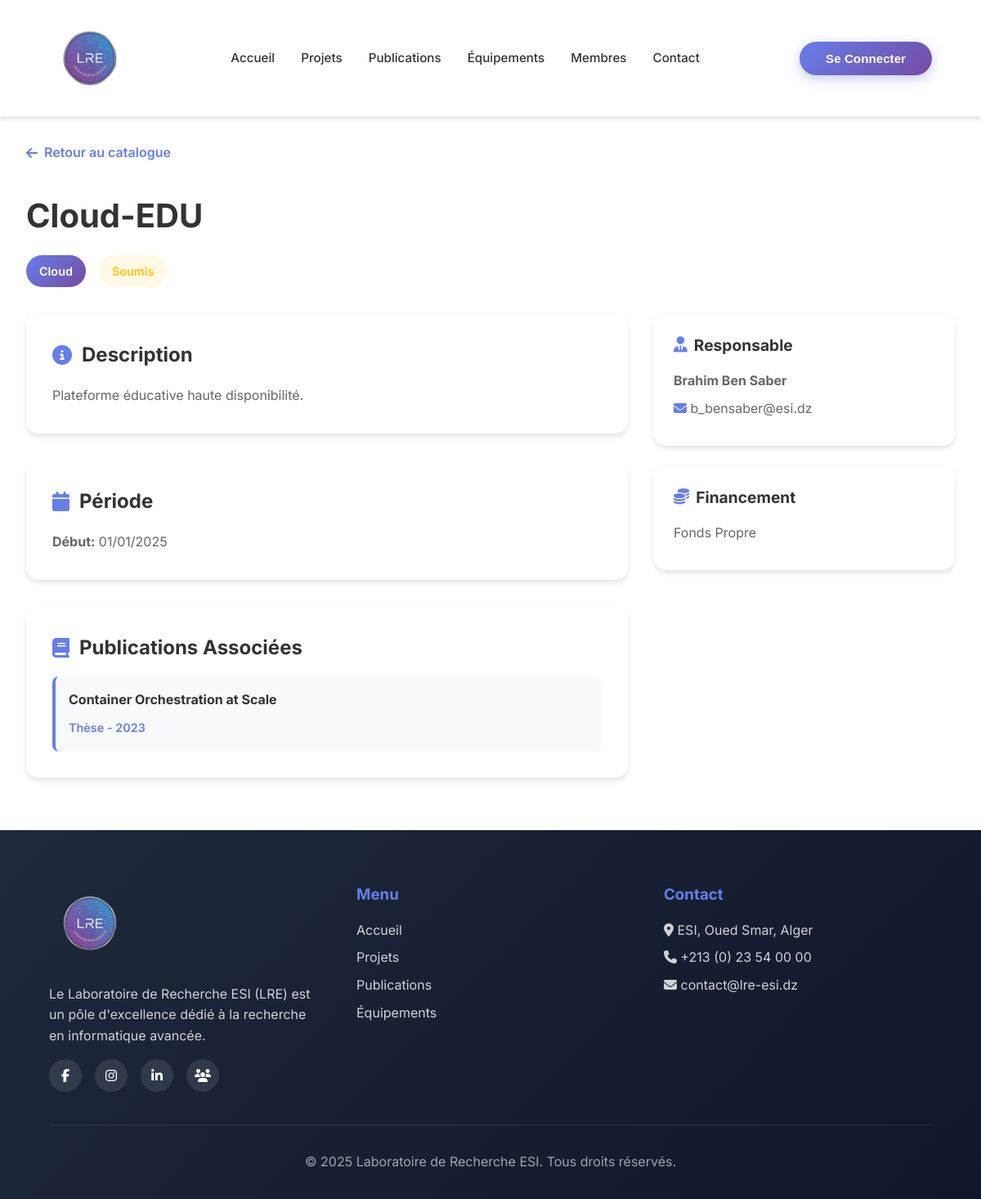
The page /index.php?router=projet-details&id=3 on the database as committed earlier.
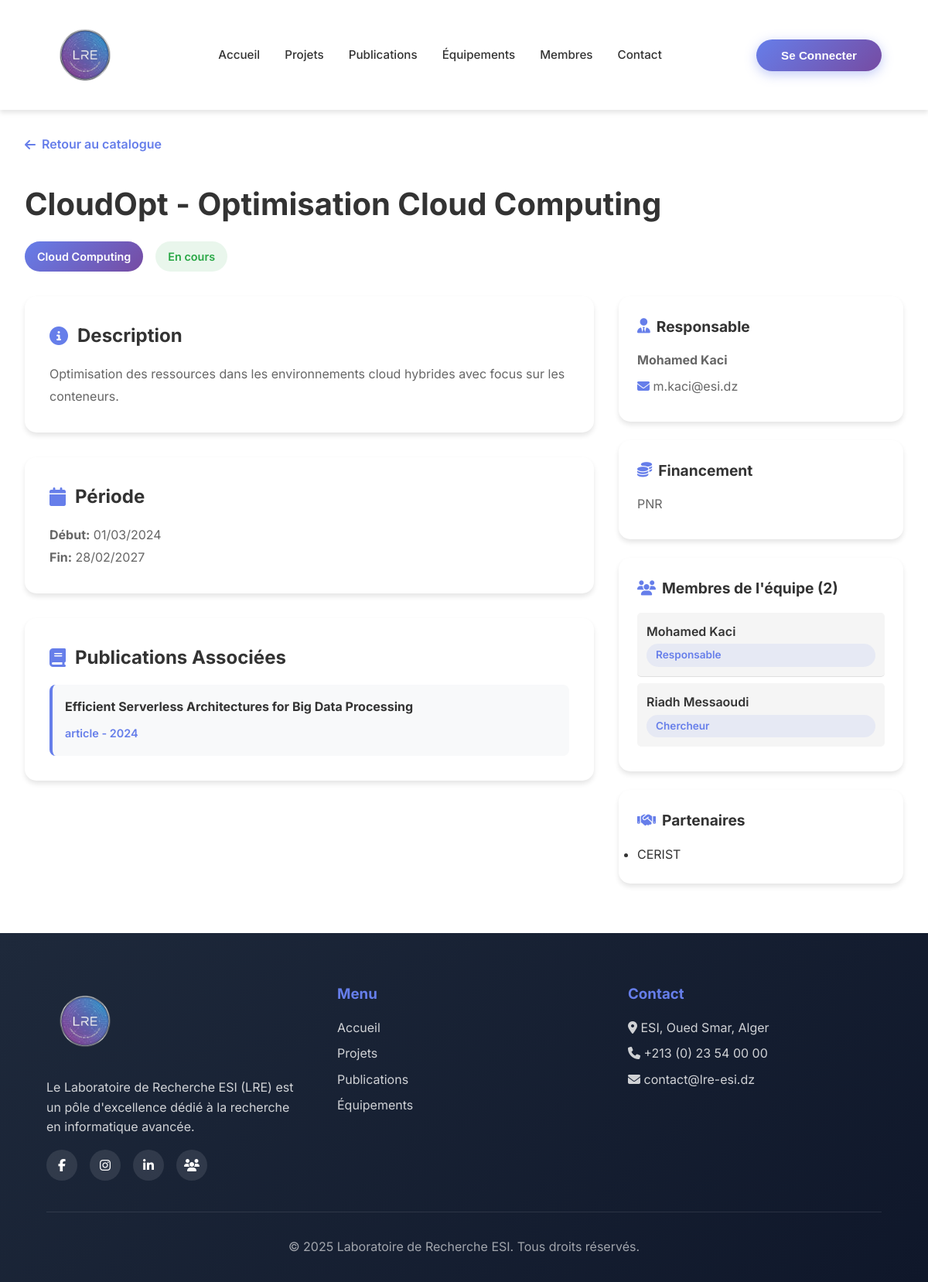
The same page on the database as committed later.
### tables this page shows
CREATE TABLE projects (
    id_project INT AUTO_INCREMENT PRIMARY KEY,
    titre VARCHAR(200) NOT NULL,
    description TEXT,
    responsable_id INT,
    thematique VARCHAR(100),
    type_financement VARCHAR(100),
    statut ENUM('en_cours', 'termine', 'soumis') DEFAULT 'en_cours',
    date_debut DATE,
    date_fin DATE,
    lien_externe VARCHAR(255),
    FOREIGN KEY (responsable_id) REFERENCES users(id_user) ON DELETE SET NULL
);

CREATE TABLE publications (
    id_pub INT AUTO_INCREMENT PRIMARY KEY,
    titre VARCHAR(300) NOT NULL,
    resume TEXT,
    type ENUM('article', 'conference', 'these', 'memoire', 'rapport', 'cours', 'livre') NOT NULL,
    date_publication DATE NOT NULL,
    conference VARCHAR(200),
    doi VARCHAR(100),
    fichier_pdf VARCHAR(255),
    project_id INT,
    team_id INT,
    statut ENUM('valide', 'en_attente', 'refuse', 'rejete') DEFAULT 'valide',
    FOREIGN KEY (project_id) REFERENCES projects(id_project) ON DELETE SET NULL,
    FOREIGN KEY (team_id) REFERENCES teams(id_team) ON DELETE SET NULL
);

CREATE TABLE users (
    id_user INT AUTO_INCREMENT PRIMARY KEY,
    username VARCHAR(50) NOT NULL UNIQUE,
    password VARCHAR(255) NOT NULL,
    nom VARCHAR(100) NOT NULL,
    prenom VARCHAR(100) NOT NULL,
    email VARCHAR(150) NOT NULL UNIQUE,
    photo VARCHAR(255) DEFAULT 'View/assets/default_avatar.png',
    grade VARCHAR(100),
    poste VARCHAR(100),
    biographie TEXT,
    specialite VARCHAR(100),
    domaine_recherche VARCHAR(255),
    role ENUM('admin','enseignant-chercheur','doctorant','etudiant','invite') DEFAULT 'enseignant-chercheur',
    date_creation TIMESTAMP DEFAULT CURRENT_TIMESTAMP
);

CREATE TABLE project_members (
    project_id INT NOT NULL,
    user_id INT NOT NULL,
    role_projet VARCHAR(100),
    PRIMARY KEY (project_id, user_id),
    FOREIGN KEY (project_id) REFERENCES projects(id_project) ON DELETE CASCADE,
    FOREIGN KEY (user_id) REFERENCES users(id_user) ON DELETE CASCADE
);

CREATE TABLE partners (
    id_partner INT AUTO_INCREMENT PRIMARY KEY,
    nom VARCHAR(150) NOT NULL,
    type ENUM('universite', 'entreprise', 'organisme') NOT NULL,
    logo VARCHAR(255),
    site_web VARCHAR(255)
);

### Controller/projectController.php (called while the page is built, shortened)
<?php
require_once("View/projectsView.php");
require_once("Model/projectModel.php");
class projectController {
    public function afficherDetails($id) {
        $model = new projectModel();
        $project = $model->getProjectById($id);
        $members = $model->getProjectMembers($id);
        $publications = $model->getProjectPublications($id);
        $partners = $model->getProjectPartners($id);
        $userId = $_SESSION['admin']['id_user'] ?? $_SESSION['user']['id_user'] ?? null;
        $isLoggedIn = !empty($userId);
        $isMember = $isLoggedIn && $model->isProjectMember($id, $userId);
        $isResponsable = $isLoggedIn && $model->isResponsable($id, $userId);
        $view = new projectsView();
        $view->afficherDetails($project, $members, $publications, $partners, $isLoggedIn, $isMember, $isResponsable);
    }
}
?>

### Model/projectModel.php (called while the page is built, shortened)
<?php
class projectModel {
    private $db;
    public function __construct() {
        $this->db = new dataBaseModel();
    }
    public function getProjectById($id) {
        $conn = $this->db->connexion();
        $query = "SELECT p.*, u.nom AS responsable_nom, u.prenom AS responsable_prenom, u.email AS responsable_email
                  FROM projects p
                  LEFT JOIN users u ON p.responsable_id = u.id_user
                  WHERE p.id_project = ?";
        $stmt = $conn->prepare($query);
        $stmt->bind_param("i", $id);
        $stmt->execute();
        $result = $stmt->get_result();
        $project = $result->fetch_assoc();
        $this->db->deconnexion($conn);
        return $project;
    }
    public function getProjectMembers($projectId) {
        $conn = $this->db->connexion();
        $query = "SELECT u.*, pm.role_projet FROM users u
                  JOIN project_members pm ON u.id_user = pm.user_id
                  WHERE pm.project_id = ?";
        $stmt = $conn->prepare($query);
        $stmt->bind_param("i", $projectId);
        $stmt->execute();
        $result = $stmt->get_result();
        $members = [];
        while ($row = $result->fetch_assoc()) {
            $members[] = $row;
        }
        $this->db->deconnexion($conn);
        return $members;
    }
    public function getProjectPublications($projectId) {
        $conn = $this->db->connexion();
        $query = "SELECT * FROM publications WHERE project_id = ? AND statut = 'valide' ORDER BY date_publication DESC";
        $stmt = $conn->prepare($query);
        $stmt->bind_param("i", $projectId);
        $stmt->execute();
        $result = $stmt->get_result();
        $publications = [];
        while ($row = $result->fetch_assoc()) {
            $publications[] = $row;
        }
        $this->db->deconnexion($conn);
        return $publications;
    }
    public function getProjectPartners($projectId) {
        $conn = $this->db->connexion();
        $query = "SELECT partners.* FROM partners
                  JOIN project_partners pp ON partners.id_partner = pp.partner_id
                  WHERE pp.project_id = ?";
        $stmt = $conn->prepare($query);
        $stmt->bind_param("i", $projectId);
        $stmt->execute();
        $result = $stmt->get_result();
        $partners = [];
        while ($row = $result->fetch_assoc()) {
            $partners[] = $row;
        }
        $this->db->deconnexion($conn);
        return $partners;
    }
}
?>

### View/projectsView.php (the view, shortened to what the changed rows need)
<?php
class projectsView {
    public function entetePage() {
        ?>
        <head>
            <link rel="stylesheet" href="View/css/commonStyles.css">
            <link rel="stylesheet" href="View/css/projectsStyle.css">
            <link rel="stylesheet" href="https://cdnjs.cloudflare.com/ajax/libs/font-awesome/6.7.2/css/all.min.css" />
        </head>
        <?php
    }
        ?>
        <?php
    public function afficherDetails($project, $members, $publications, $partners, $isLoggedIn = false, $isMember = false, $isResponsable = false) {
        ?>
        <!DOCTYPE html>
        <html lang="fr">
            <?php $this->entetePage(); ?>
            <body>
                <div class="project-detail-container">
                    <a href="index.php?router=projets" class="back-link">
                        <i class="fa-solid fa-arrow-left"></i> Retour au catalogue
                    </a>
                    <div class="project-detail-header">
                        <div class="header-top">
                            <div>
                                <h1><?= htmlspecialchars($project['titre']) ?></h1>
                                <div class="project-badges">
                                    <span class="badge theme-badge"><?= $project['thematique'] ?></span>
                                    <span class="badge status-<?= $project['statut'] ?>">
                                        <?= ucfirst(str_replace('_', ' ', $project['statut'])) ?>
                                    </span>
                                </div>
                            </div>
                        </div>
                    </div>
                    <div class="project-detail-grid">
                        <div class="project-main">
                            <section class="detail-section">
                                <h2><i class="fa-solid fa-info-circle"></i> Description</h2>
                                <p><?= nl2br(htmlspecialchars($project['description'])) ?></p>
                            </section>
                            <section class="detail-section">
                                <h2><i class="fa-solid fa-calendar"></i> Période</h2>
                                <p>
                                    <strong>Début:</strong> <?= date('d/m/Y', strtotime($project['date_debut'])) ?><br>
                                    <?php if ($project['date_fin']): ?>
                                        <strong>Fin:</strong> <?= date('d/m/Y', strtotime($project['date_fin'])) ?>
                                    <?php endif; ?>
                                </p>
                            </section>
                            <?php if (!empty($publications)): ?>
                                <section class="detail-section">
                                    <h2><i class="fa-solid fa-book"></i> Publications Associées</h2>
                                    <div class="publications-list">
                                        <?php foreach ($publications as $pub): ?>
                                            <div class="pub-item">
                                                <h4><?= htmlspecialchars($pub['titre']) ?></h4>
                                                <p><?= $pub['type'] ?> - <?= date('Y', strtotime($pub['date_publication'])) ?></p>
                                            </div>
                                        <?php endforeach; ?>
                                    </div>
                                </section>
                            <?php endif; ?>
                        </div>
                        <div class="project-sidebar">
                            <div class="sidebar-card">
                                <h3><i class="fa-solid fa-user-tie"></i> Responsable</h3>
                                <p><strong><?= htmlspecialchars($project['responsable_prenom'] . ' ' . $project['responsable_nom']) ?></strong></p>
                                <p><i class="fa-solid fa-envelope"></i> <?= htmlspecialchars($project['responsable_email']) ?></p>
                            </div>
                            <div class="sidebar-card">
                                <h3><i class="fa-solid fa-coins"></i> Financement</h3>
                                <p><?= htmlspecialchars($project['type_financement']) ?></p>
                            </div>
                            <?php if (!empty($members)): ?>
                                <div class="sidebar-card">
                                    <div class="members-header">
                                        <h3><i class="fa-solid fa-users"></i> Membres de l'équipe (<?= count($members) ?>)</h3>
                                    </div>
                                    <ul class="members-list">
                                        <?php foreach ($members as $member): ?>
                                            <li class="member-item">
                                                <div class="member-info">
                                                    <span class="member-name"><?= htmlspecialchars($member['prenom'] . ' ' . $member['nom']) ?></span>
                                                    <span class="role-tag"><?= htmlspecialchars($member['role_projet']) ?></span>
                                                </div>
                                            </li>
                                        <?php endforeach; ?>
                                    </ul>
                                </div>
                            <?php endif; ?>
                            <?php if (!empty($partners)): ?>
                                <div class="sidebar-card">
                                    <h3><i class="fa-solid fa-handshake"></i> Partenaires</h3>
                                    <ul>
                                        <?php foreach ($partners as $partner): ?>
                                            <li><?= htmlspecialchars($partner['nom']) ?></li>
                                        <?php endforeach; ?>
                                    </ul>
                                </div>
                            <?php endif; ?>
                        </div>
                    </div>
                </div>
            </body>
        </html>
        <?php
    }
}
?>

Rows that differ between the two databases and show on the page:
changed projects: titre "Cloud-EDU" → "CloudOpt - Optimisation Cloud Computing"; thematique "Cloud" → "Cloud Computing"; statut "Soumis" → "En cours"; description "Plateforme éducative haute disponibilité." → "Optimisation des ressources dans les environnements cloud hybrides avec focus sur les conteneurs."; date_debut "01/01/2025" → "01/03/2024"; date_fin (not shown) → "28/02/2027"; responsable.nom "Brahim Ben Saber" → "Mohamed Kaci"; responsable.email "b_bensaber@esi.dz" → "m.kaci@esi.dz"; type_financement "Fonds Propre" → "PNR"
changed publications: titre "Container Orchestration at Scale" → "Efficient Serverless Architectures for Big Data Processing"; type "Thèse" → "article"; date_publication "2023" → "2024"
added project_members: user.nom "Mohamed Kaci", role_projet "Responsable"
added project_members: user.nom "Riadh Messaoudi", role_projet "Chercheur"
now on this page (row edited): partners: nom "CERIST"
Other text that changed with them:
count($members): (not shown) → "2"
text now shown: "Fin: Membres de l'équipe ( ) Partenaires"
